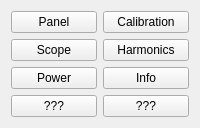
      <widget class="QWidget" name="tabMenu">
       <attribute name="title">
        <string>Menü</string>
       </attribute>
       <layout class="QGridLayout" name="gridLayout_5">
        <item row="0" column="0">
         <layout class="QGridLayout" name="testLayout1">
          <property name="sizeConstraint">
           <enum>QLayout::SetMaximumSize</enum>
          </property>
          <item row="1" column="2">
           <widget class="QPushButton" name="pushButton_4">
            <property name="sizePolicy">
             <sizepolicy hsizetype="Minimum" vsizetype="Preferred">
              <horstretch>0</horstretch>
              <verstretch>0</verstretch>
             </sizepolicy>
            </property>
            <property name="text">
             <string>Harmonics</string>
            </property>
           </widget>
          </item>
          <item row="2" column="2">
           <widget class="QPushButton" name="pushButtonInformation">
            <property name="sizePolicy">
             <sizepolicy hsizetype="Minimum" vsizetype="Preferred">
              <horstretch>0</horstretch>
              <verstretch>0</verstretch>
             </sizepolicy>
            </property>
            <property name="text">
             <string>Info</string>
            </property>
           </widget>
          </item>
          <item row="0" column="0">
           <widget class="QPushButton" name="pushButtonPanel">
            <property name="sizePolicy">
             <sizepolicy hsizetype="Minimum" vsizetype="Preferred">
              <horstretch>0</horstretch>
              <verstretch>0</verstretch>
             </sizepolicy>
            </property>
            <property name="text">
             <string>Panel</string>
            </property>
           </widget>
          </item>
          <item row="1" column="0">
           <widget class="QPushButton" name="pushButtonScope">
            <property name="sizePolicy">
             <sizepolicy hsizetype="Minimum" vsizetype="Preferred">
              <horstretch>0</horstretch>
              <verstretch>0</verstretch>
             </sizepolicy>
            </property>
            <property name="text">
             <string>Scope</string>
            </property>
           </widget>
          </item>
          <item row="0" column="2">
           <widget class="QPushButton" name="pushButtonCalibration">
            <property name="sizePolicy">
             <sizepolicy hsizetype="Minimum" vsizetype="Preferred">
              <horstretch>0</horstretch>
              <verstretch>0</verstretch>
             </sizepolicy>
            </property>
            <property name="text">
             <string>Calibration</string>
            </property>
           </widget>
          </item>
          <item row="2" column="0">
           <widget class="QPushButton" name="pushButtonPower">
            <property name="sizePolicy">
             <sizepolicy hsizetype="Minimum" vsizetype="Preferred">
              <horstretch>0</horstretch>
              <verstretch>0</verstretch>
             </sizepolicy>
            </property>
            <property name="text">
             <string>Power</string>
            </property>
           </widget>
          </item>
          <item row="3" column="0">
           <widget class="QPushButton" name="pushButton">
            <property name="sizePolicy">
             <sizepolicy hsizetype="Minimum" vsizetype="Preferred">
              <horstretch>0</horstretch>
              <verstretch>0</verstretch>
             </sizepolicy>
            </property>
            <property name="text">
             <string>???</string>
            </property>
           </widget>
          </item>
          <item row="3" column="2">
           <widget class="QPushButton" name="pushButton_2">
            <property name="sizePolicy">
             <sizepolicy hsizetype="Minimum" vsizetype="Preferred">
              <horstretch>0</horstretch>
              <verstretch>0</verstretch>
             </sizepolicy>
            </property>
            <property name="text">
             <string>???</string>
            </property>
           </widget>
          </item>
         </layout>
        </item>
       </layout>
      </widget>
